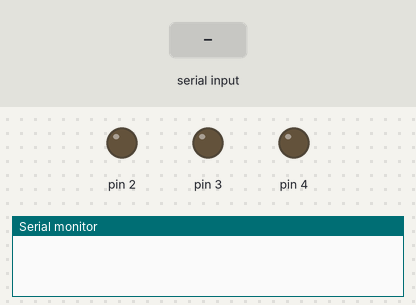
The sketch below on a simulated Arduino Uno, built with avr-gcc and run on an emulated ATmega328P. On the bench: output pins drawn as LEDs (lit = HIGH), the last lines printed to the serial monitor. Inputs (shaded band) come from the test bench.

Above: at 1.2 s.
1.3 s: "light on" received over the second serial link
At 2.5 s:
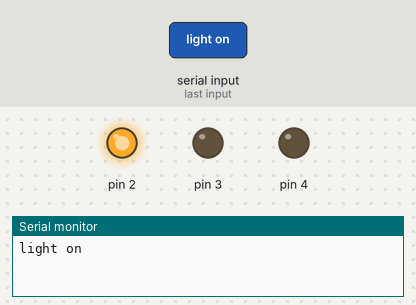
2.8 s: "lamp on" received over the second serial link
At 3.6 s:
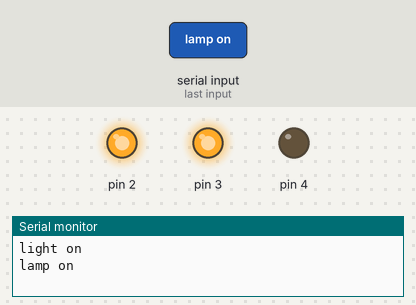
4.3 s: "light off" received over the second serial link
At 5.4 s:
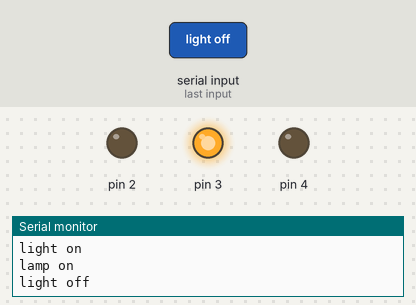
5.8 s: "fan on" received over the second serial link
At 6.7 s:
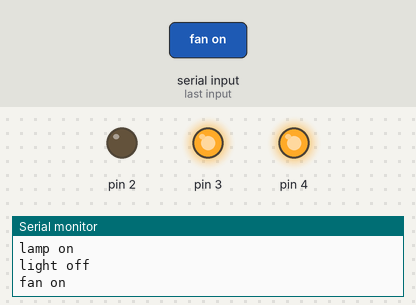
7.3 s: "lamp off" received over the second serial link
At 8.5 s:
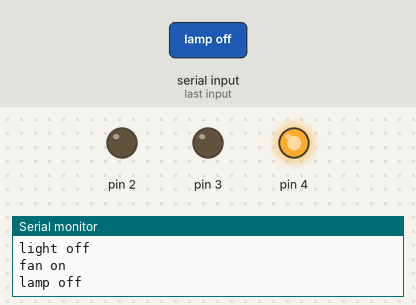
8.8 s: "all on" received over the second serial link
At 10.2 s:
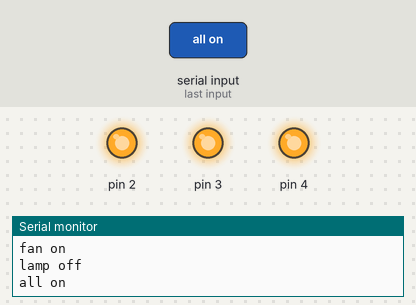
Timing chart, 0 to 11.3 s (numbered marks = the images above; inputs shaded):
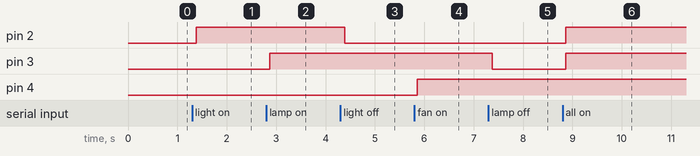

Measured:
- after the input at 1.3 s, pin 2: LOW → HIGH after 0.08 s
- after the input at 2.8 s, pin 3: LOW → HIGH after 0.07 s
- after the input at 4.3 s, pin 2: HIGH → LOW after 0.09 s
- after the input at 5.8 s, pin 4: LOW → HIGH after 0.06 s
- after the input at 7.3 s, pin 3: HIGH → LOW after 0.08 s
- after the input at 8.8 s, pin 2, pin 3: LOW → HIGH after 0.06 s

The sketch:

homeautomation.ino
```cpp
#include <SoftwareSerial.h>
SoftwareSerial BT(10, 11);
String command;
void setup()
{
 BT.begin(9600);
 Serial.begin(9600);
  pinMode(2, OUTPUT);
  pinMode(3, OUTPUT);
  pinMode(4, OUTPUT);
}

void loop() {
  while (BT.available()){
  delay(10);
  char c = BT.read();
  command += c;
  }
  if (command.length() > 0) {
    Serial.println(command);
  if(command == "light on")
  {
    digitalWrite(2, HIGH);
  }
  else if(command == "light off")
  {
    digitalWrite(2, LOW);
  }
  else if (command == "lamp on")
  {
    digitalWrite (3, HIGH);
  }
  else if ( command == "lamp off")
 {
   digitalWrite (3, LOW);
 }
  else if (command == "fan on")
 {
   digitalWrite (4, HIGH);
 }
  else if (command == "fan of")
 {
   digitalWrite (4, LOW);
 }
  else if (command == "all on")
 {
   digitalWrite (2, HIGH);
   digitalWrite (3, HIGH);
   digitalWrite (4, HIGH);
 }
  else if (command == "off")
 {
   digitalWrite (2, LOW);
   digitalWrite (3, LOW);
   digitalWrite (4, LOW);
 }
command="";}}
```
